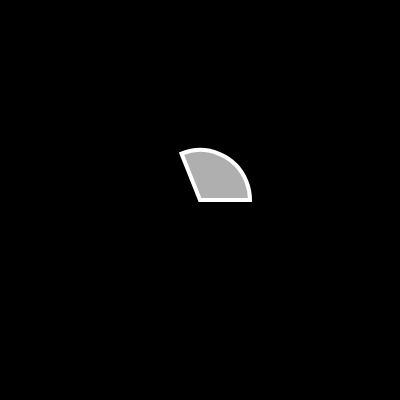
Frame 1 (no input)
Frame 60 (no input): identical to frame 1, image omitted
Frame 120 (the mouse pressed at the canvas centre since frame 60): identical to frame 1, image omitted

The p5.js sketch that drew this single still picture (run headless with seeded random() and noise() and a simulated clock; from frame 60 on, the mouse is pressed at the canvas centre):

// p5.js sketch
// ── sketch.js
function setup() {
  createCanvas(400,400);
}

function draw() {
  background(0);
  noFill();
  stroke(255);
  //ellipse(200, 200, 100, 100);
  strokeWeight(4);
  fill(175);
  arc(200, 200, 100, 100, 4.333, 0, PIE);
  
}
